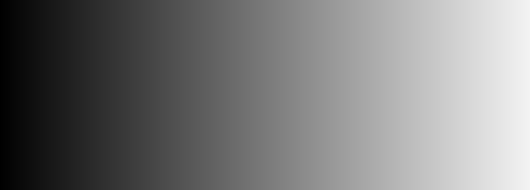
<?xml version="1.0" encoding="UTF-8"?>
<ui version="4.0">
 <class>AboutDialog</class>
 <widget class="QDialog" name="AboutDialog">
  <property name="geometry">
   <rect>
    <x>0</x>
    <y>0</y>
    <width>530</width>
    <height>190</height>
   </rect>
  </property>
  <property name="sizePolicy">
   <sizepolicy hsizetype="Fixed" vsizetype="Fixed">
    <horstretch>0</horstretch>
    <verstretch>0</verstretch>
   </sizepolicy>
  </property>
  <property name="minimumSize">
   <size>
    <width>530</width>
    <height>190</height>
   </size>
  </property>
  <property name="maximumSize">
   <size>
    <width>530</width>
    <height>190</height>
   </size>
  </property>
  <property name="windowTitle">
   <string>Dialog</string>
  </property>
  <property name="windowIcon">
   <iconset resource="MainWindow.qrc">
    <normaloff>:/main_wind/figure/main_wind/Fengsim_logo_about.png</normaloff>:/main_wind/figure/main_wind/Fengsim_logo_about.png</iconset>
  </property>
  <property name="windowOpacity">
   <double>1.000000000000000</double>
  </property>
  <property name="autoFillBackground">
   <bool>false</bool>
  </property>
  <property name="styleSheet">
   <string notr="true">background-color: qlineargradient(spread:pad, x1:0, y1:0, x2:1, y2:0, stop:0 rgba(0, 0, 0, 255), stop:1 rgb(243, 243, 243))</string>
  </property>
  <property name="sizeGripEnabled">
   <bool>false</bool>
  </property>
  <layout class="QHBoxLayout" name="horizontalLayout">
   <property name="spacing">
    <number>0</number>
   </property>
   <property name="leftMargin">
    <number>0</number>
   </property>
   <property name="topMargin">
    <number>0</number>
   </property>
   <property name="rightMargin">
    <number>0</number>
   </property>
   <property name="bottomMargin">
    <number>0</number>
   </property>
   <item>
    <widget class="ClickedLabel" name="label">
     <property name="maximumSize">
      <size>
       <width>550</width>
       <height>150</height>
      </size>
     </property>
     <property name="text">
      <string/>
     </property>
     <property name="pixmap">
      <pixmap resource="MainWindow.qrc">:/main_wind/figure/main_wind/Fengsim_logo_hi.png</pixmap>
     </property>
     <property name="scaledContents">
      <bool>true</bool>
     </property>
    </widget>
   </item>
  </layout>
 </widget>
 <customwidgets>
  <customwidget>
   <class>ClickedLabel</class>
   <extends>QLabel</extends>
   <header location="global">AboutDialog.h</header>
  </customwidget>
 </customwidgets>
 <resources>
  <include location="MainWindow.qrc"/>
 </resources>
 <connections/>
</ui>
